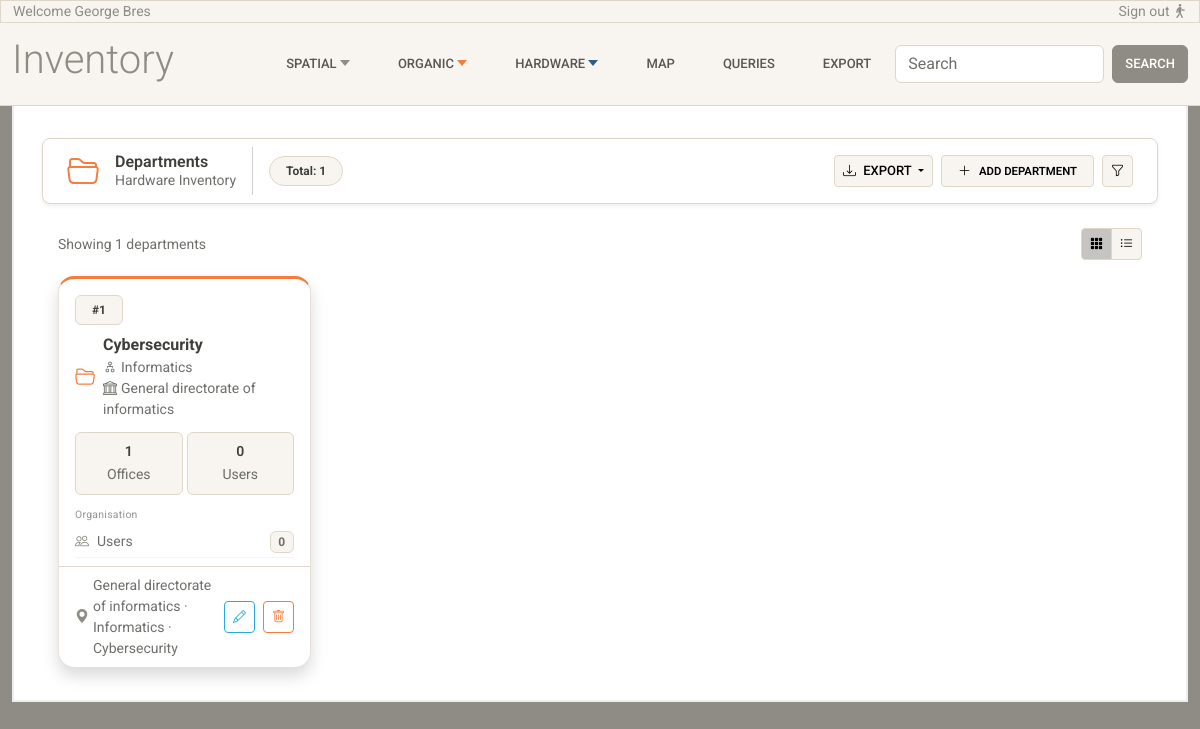
/departments/, run on an earlier commit of the app's database.
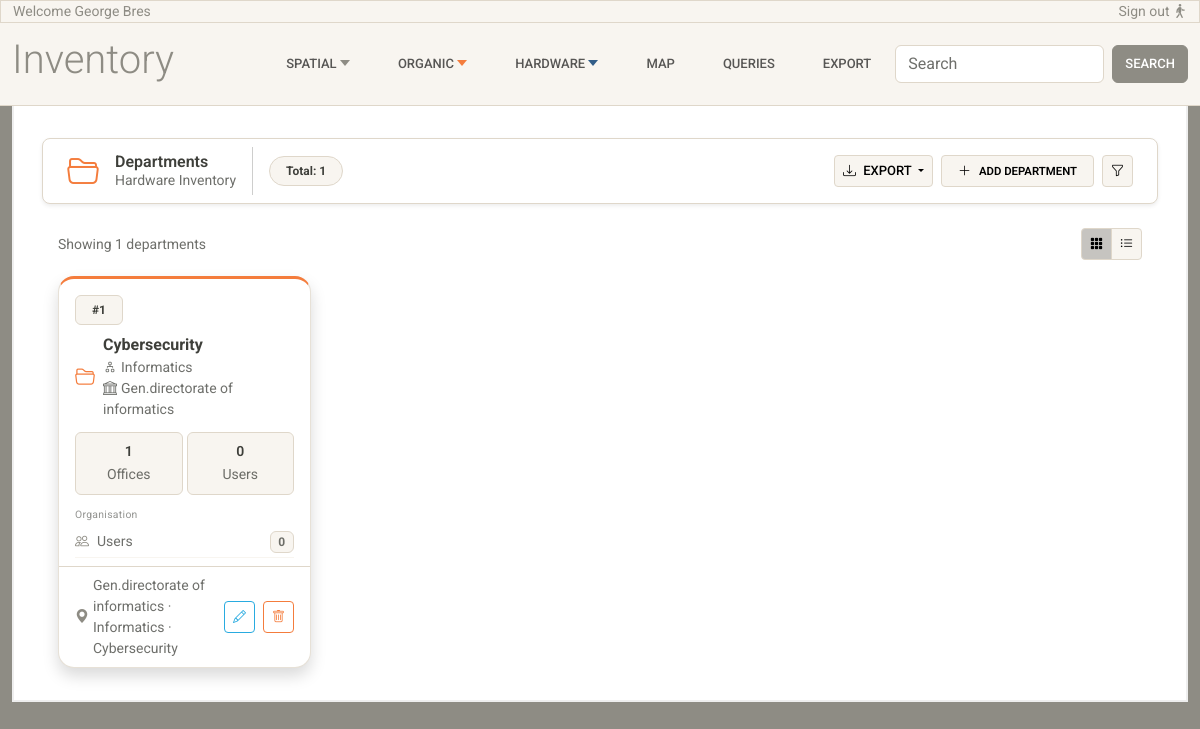
And on a later commit of the database.
### inventory/models.py (models this page shows, shortened)
class LifeCycle(models.Model):
    is_active = models.BooleanField(default=True)
    valid_from = models.DateField(default=timezone.now)
    valid_to = models.DateField(null=True, blank=True)
    class Meta:
        abstract = True

class Department(LifeCycle):
    name = models.CharField(max_length=200)
    directorate = models.ForeignKey(
        Directorate,
        on_delete=models.RESTRICT,
        related_name="departments"
    )
    class Meta:
        constraints = [
            models.UniqueConstraint(fields=["directorate", "name"], name="unique_department_per_directorate")
        ]

class Directorate(LifeCycle):
    name = models.CharField(max_length=200)
    general_directorate = models.ForeignKey(
        GeneralDirectorate,
        on_delete=models.RESTRICT,
        related_name="directorates"
    )
    class Meta:
        constraints = [
            models.UniqueConstraint(fields=["general_directorate", "name"], name="unique_directorate_per_gd")
        ]

class GeneralDirectorate(LifeCycle):
    name = models.CharField(max_length=200, unique=True)

### inventory/views.py (the view)
# urls.py: path('departments/', views.departments_list, name='departments-list'),
def departments_list(request):
    departments = Department.objects.select_related('directorate__general_directorate').annotate(
        offices_count=Count('offices', distinct=True),
        users_count=Count('offices__user', distinct=True),
    )
    return render(request, 'inventory/departments-list.html', {'departments': departments})

### inventory/templates/inventory/departments-list.html (shortened to what the changed rows need)
{% extends 'inventory/base.html' %}
{% load static %}
{% block content %}
<div class="container-fluid">
  <div class="px-3">
    <div class="row g-4" data-masonry='{"percentPosition": true, "horizontalOrder": true}'>
      {% for department in departments %}
      <div class="col-12 col-sm-6 col-md-4 col-lg-3">
        <div class="card h-100 shadow rounded-4 overflow-hidden card-hover card-organic">
          <div class="card-header bg-transparent border-0 pt-3 pb-1 px-3">
            <div class="d-flex justify-content-between align-items-center mb-2">
              <span class="badge bg-light text-dark border rounded-2 px-3 py-2">#{{ forloop.counter|stringformat:"d" }}</span>
            </div>
            <div class="d-flex align-items-center gap-2">
              <div class="">
                <i class="bi bi-folder2-open text-warning fs-5"></i>
              </div>
              <div>
                <span class="fw-bold text-dark">{{ department.name|capfirst }}</span>
                <span class="text-muted small d-block"><i class="bi bi-diagram-2 me-1"></i>{{ department.directorate.name|capfirst }}</span>
                <span class="text-muted small d-block"><i class="bi bi-bank me-1"></i>{{ department.directorate.general_directorate.name|capfirst }}</span>
              </div>
            </div>
          </div>
          <div class="card-body pt-2 pb-2 px-3">
            <div class="row g-1">
              <div class="col-6">
                <div class="bg-light border rounded p-2 text-center">
                  <span class="fw-semibold small d-block">{{ department.offices_count }}</span>
                  <span class="text-muted small">Offices</span>
                </div>
              </div>
              <div class="col-6">
                <div class="bg-light border rounded p-2 text-center">
                  <span class="fw-semibold small d-block">{{ department.users_count }}</span>
                  <span class="text-muted small">Users</span>
                </div>
              </div>
            </div>
          </div>
          <div class="px-3 pt-1 pb-2">
            <span class="text-muted opacity-75 section-label d-block mb-1">Organisation</span>
            <div class="d-flex align-items-center gap-2 py-1 border-bottom border-light">
              <i class="bi bi-people text-secondary small"></i>
              <div class="d-flex justify-content-between w-100">
                <span class="text-muted small">Users</span>
                <span class="badge bg-light text-muted border">{{ department.users_count }}</span>
              </div>
            </div>
          </div>
          <div class="d-flex justify-content-between align-items-center px-3 py-2 border-top">
            <div class="d-flex align-items-center gap-1 small text-muted">
              <i class="bi bi-geo-alt-fill text-secondary"></i>
              {{ department.directorate.general_directorate.name|capfirst }} · {{ department.directorate.name|capfirst }} · {{ department.name|capfirst }}
            </div>
            <div class="d-flex gap-2">
              <button class="btn btn-sm btn-outline-info border-1"><i class="bi bi-pencil"></i></button>
              <button class="btn btn-sm btn-outline-warning border-1"><i class="bi bi-trash"></i></button>
            </div>
          </div>
        </div>
      </div>
      {% endfor %}
    </div>
  </div>
</div>
{% endblock %}

What changed in the data, as far as the page shows it:
changed through a linked row, Department "Cybersecurity": directorate.general_directorate.name "General directorate of informatics" → "Gen.directorate of informatics"
